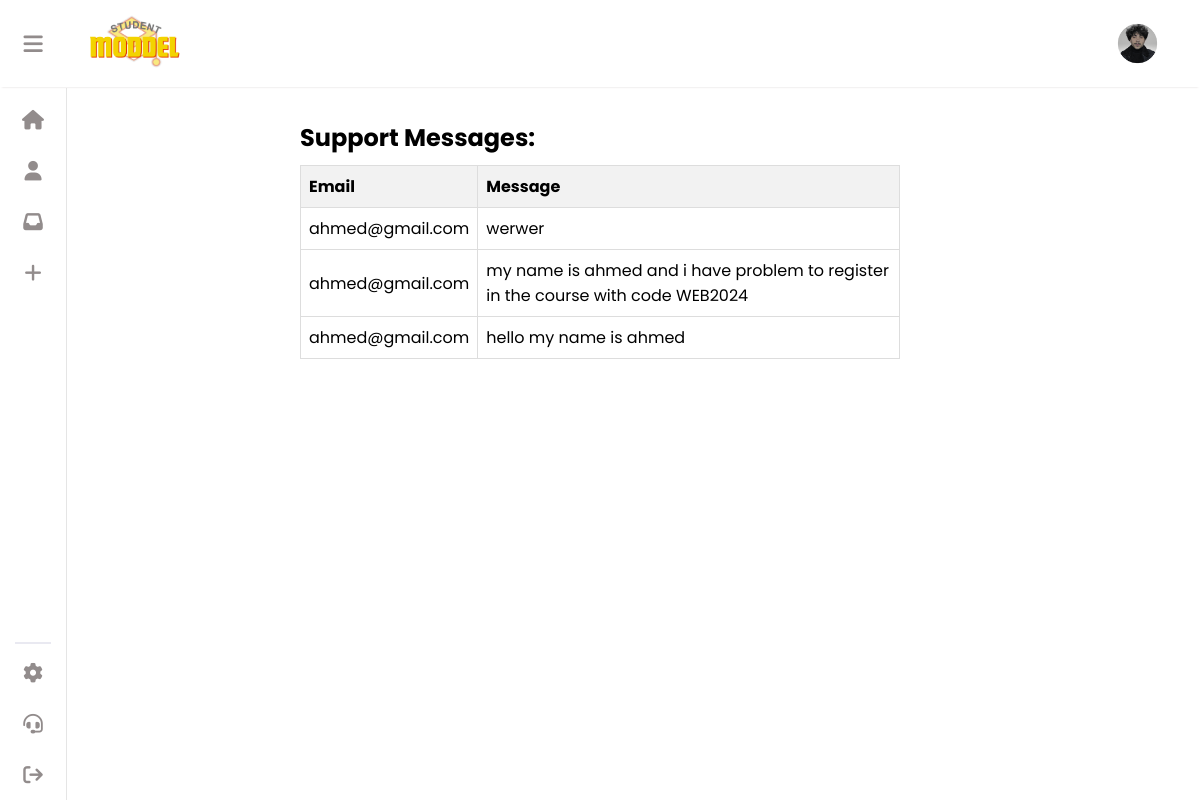
Page /support (signed in) on the earlier database version.
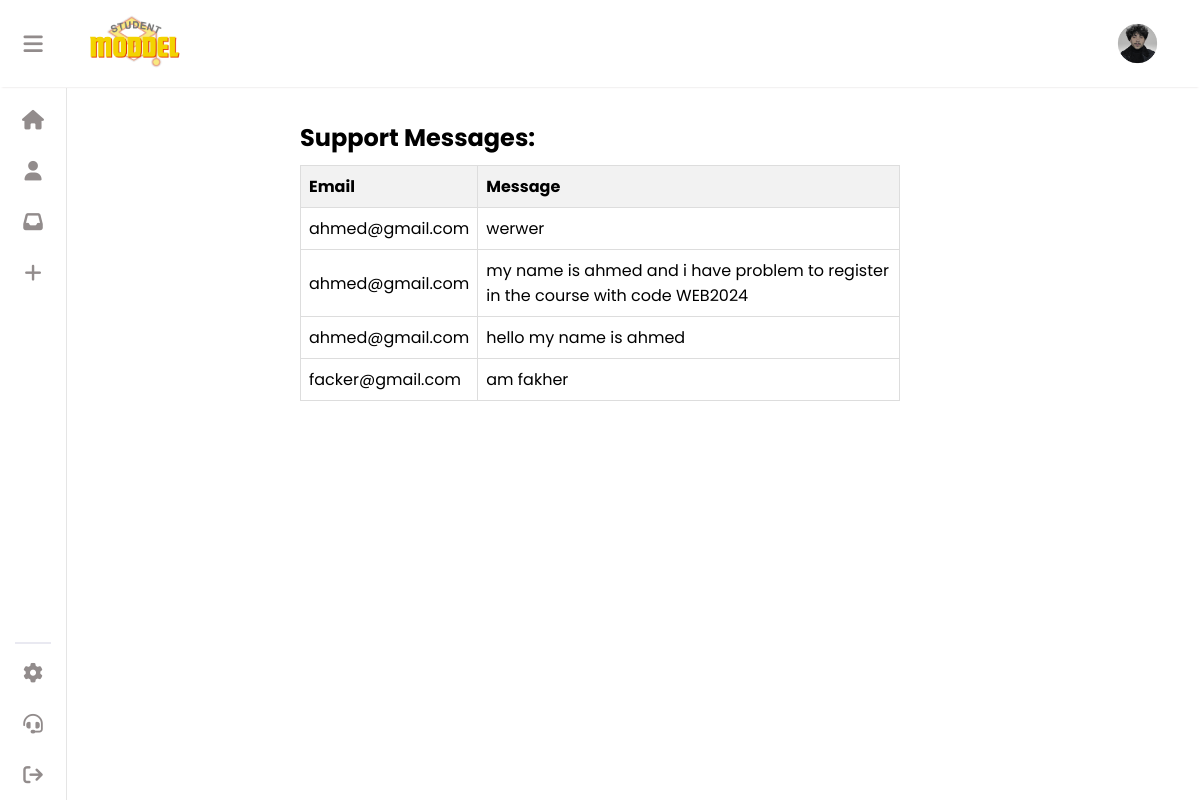
Same page on the later database version.
### crud/models.py (models this page shows)
class SupportMessage(models.Model):
    message = models.CharField(max_length=255)
    email = models.EmailField(max_length=120)

### crud/views.py (the view)
# urls.py: path('support', views.support, name='support'),
@login_required(login_url='login')
def support(request):
    userl = request.user
    print(f'Logged-in user: {userl}')
    student = Student.objects.filter(user=userl).first()
    print(f'Student found: {student}')
    support_messages = []
    if userl.is_staff:  # Check if the user is an admin
        support_messages = SupportMessage.objects.all()
    return render(request, 'support.html', {'student': student, 'support_messages': support_messages})

### crud/templates/support.html (shortened to what this page needs)
<!DOCTYPE html>
<html lang="en">
<head>
    {% load static %}
    <link rel="stylesheet" type="text/css" href="{% static 'css/support.css' %}">
    <link rel="stylesheet" type="text/css" href="{% static 'css/style.css' %}">
    <link rel="stylesheet" href="https://cdnjs.cloudflare.com/ajax/libs/font-awesome/6.5.1/css/all.min.css"
 />
</head>
<body>
    {% include "aside.html" %}
{% if user.is_staff %}
<div class="supportAdmin">
    <div class="support-messages">
        <h2>Support Messages:</h2>
    <table class="support-messages-table">
        <thead>
            <tr>
                <th>Email</th>
                <th>Message</th>
            </tr>
        </thead>
        <tbody>
            {% for support_message in support_messages %}
                <tr>
                    <td>{{ support_message.email }}</td>
                    <td>
                        <div id="details-{{ forloop.counter }}" class="message-details">
                            {{ support_message.message }}
                        </div>
                    </td>
                </tr>
            {% empty %}
                <tr>
                    <td colspan="3">No support messages found.</td>
                </tr>
            {% endfor %}
        </tbody>
    </table>
</div>
{%endif%}
</body>
</html>

Differences in the rows shown:
added SupportMessage: email "facker@gmail.com", message "am fakher"
